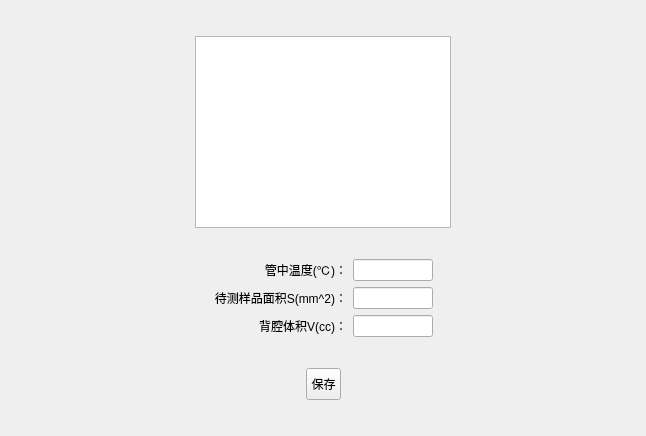
<?xml version="1.0" encoding="UTF-8"?>
<ui version="4.0">
 <class>Form</class>
 <widget class="QWidget" name="Form">
  <property name="geometry">
   <rect>
    <x>0</x>
    <y>0</y>
    <width>646</width>
    <height>436</height>
   </rect>
  </property>
  <property name="windowTitle">
   <string>阻抗管参数设置</string>
  </property>
  <layout class="QVBoxLayout" name="verticalLayout_5" stretch="4,2,1">
   <item>
    <layout class="QHBoxLayout" name="horizontalLayout_3">
     <item>
      <spacer name="horizontalSpacer_3">
       <property name="orientation">
        <enum>Qt::Horizontal</enum>
       </property>
       <property name="sizeHint" stdset="0">
        <size>
         <width>40</width>
         <height>20</height>
        </size>
       </property>
      </spacer>
     </item>
     <item>
      <widget class="QGraphicsView" name="graphicsView">
       <property name="enabled">
        <bool>true</bool>
       </property>
       <property name="sizePolicy">
        <sizepolicy hsizetype="Fixed" vsizetype="Fixed">
         <horstretch>0</horstretch>
         <verstretch>0</verstretch>
        </sizepolicy>
       </property>
      </widget>
     </item>
     <item>
      <spacer name="horizontalSpacer_4">
       <property name="orientation">
        <enum>Qt::Horizontal</enum>
       </property>
       <property name="sizeHint" stdset="0">
        <size>
         <width>40</width>
         <height>20</height>
        </size>
       </property>
      </spacer>
     </item>
    </layout>
   </item>
   <item>
    <layout class="QHBoxLayout" name="horizontalLayout">
     <item>
      <spacer name="horizontalSpacer_5">
       <property name="orientation">
        <enum>Qt::Horizontal</enum>
       </property>
       <property name="sizeHint" stdset="0">
        <size>
         <width>40</width>
         <height>20</height>
        </size>
       </property>
      </spacer>
     </item>
     <item>
      <layout class="QGridLayout" name="gridLayout">
       <item row="0" column="0">
        <widget class="QLabel" name="tube_temperature_label">
         <property name="sizePolicy">
          <sizepolicy hsizetype="Minimum" vsizetype="Fixed">
           <horstretch>0</horstretch>
           <verstretch>0</verstretch>
          </sizepolicy>
         </property>
         <property name="text">
          <string>管中温度(℃)：</string>
         </property>
         <property name="alignment">
          <set>Qt::AlignRight|Qt::AlignTrailing|Qt::AlignVCenter</set>
         </property>
        </widget>
       </item>
       <item row="0" column="1">
        <widget class="QLineEdit" name="tube_temperature_value">
         <property name="sizePolicy">
          <sizepolicy hsizetype="Minimum" vsizetype="Fixed">
           <horstretch>0</horstretch>
           <verstretch>0</verstretch>
          </sizepolicy>
         </property>
         <property name="maximumSize">
          <size>
           <width>80</width>
           <height>16777215</height>
          </size>
         </property>
         <property name="alignment">
          <set>Qt::AlignCenter</set>
         </property>
        </widget>
       </item>
       <item row="1" column="0">
        <widget class="QLabel" name="sample_area_label">
         <property name="sizePolicy">
          <sizepolicy hsizetype="Minimum" vsizetype="Fixed">
           <horstretch>0</horstretch>
           <verstretch>0</verstretch>
          </sizepolicy>
         </property>
         <property name="text">
          <string>待测样品面积S(mm^2)：</string>
         </property>
         <property name="alignment">
          <set>Qt::AlignRight|Qt::AlignTrailing|Qt::AlignVCenter</set>
         </property>
        </widget>
       </item>
       <item row="1" column="1">
        <widget class="QLineEdit" name="sample_area_value">
         <property name="sizePolicy">
          <sizepolicy hsizetype="Minimum" vsizetype="Fixed">
           <horstretch>0</horstretch>
           <verstretch>0</verstretch>
          </sizepolicy>
         </property>
         <property name="maximumSize">
          <size>
           <width>80</width>
           <height>16777215</height>
          </size>
         </property>
         <property name="alignment">
          <set>Qt::AlignCenter</set>
         </property>
        </widget>
       </item>
       <item row="2" column="0">
        <widget class="QLabel" name="v_backing_cc_label">
         <property name="sizePolicy">
          <sizepolicy hsizetype="Minimum" vsizetype="Fixed">
           <horstretch>0</horstretch>
           <verstretch>0</verstretch>
          </sizepolicy>
         </property>
         <property name="text">
          <string>背腔体积V(cc)：</string>
         </property>
         <property name="alignment">
          <set>Qt::AlignRight|Qt::AlignTrailing|Qt::AlignVCenter</set>
         </property>
        </widget>
       </item>
       <item row="2" column="1">
        <widget class="QLineEdit" name="v_backing_cc_value">
         <property name="sizePolicy">
          <sizepolicy hsizetype="Minimum" vsizetype="Fixed">
           <horstretch>0</horstretch>
           <verstretch>0</verstretch>
          </sizepolicy>
         </property>
         <property name="maximumSize">
          <size>
           <width>80</width>
           <height>16777215</height>
          </size>
         </property>
         <property name="alignment">
          <set>Qt::AlignCenter</set>
         </property>
        </widget>
       </item>
      </layout>
     </item>
     <item>
      <spacer name="horizontalSpacer_7">
       <property name="orientation">
        <enum>Qt::Horizontal</enum>
       </property>
       <property name="sizeHint" stdset="0">
        <size>
         <width>40</width>
         <height>20</height>
        </size>
       </property>
      </spacer>
     </item>
    </layout>
   </item>
   <item>
    <layout class="QHBoxLayout" name="horizontalLayout_2">
     <item>
      <spacer name="horizontalSpacer_2">
       <property name="orientation">
        <enum>Qt::Horizontal</enum>
       </property>
       <property name="sizeHint" stdset="0">
        <size>
         <width>40</width>
         <height>20</height>
        </size>
       </property>
      </spacer>
     </item>
     <item>
      <widget class="QToolButton" name="save_button">
       <property name="sizePolicy">
        <sizepolicy hsizetype="Fixed" vsizetype="Fixed">
         <horstretch>0</horstretch>
         <verstretch>0</verstretch>
        </sizepolicy>
       </property>
       <property name="styleSheet">
        <string notr="true">QToolButton {
    padding-top: 6px;
    padding-bottom: 3px;
}</string>
       </property>
       <property name="text">
        <string>保存</string>
       </property>
      </widget>
     </item>
     <item>
      <spacer name="horizontalSpacer">
       <property name="orientation">
        <enum>Qt::Horizontal</enum>
       </property>
       <property name="sizeHint" stdset="0">
        <size>
         <width>40</width>
         <height>20</height>
        </size>
       </property>
      </spacer>
     </item>
    </layout>
   </item>
  </layout>
 </widget>
 <resources/>
 <connections/>
</ui>
